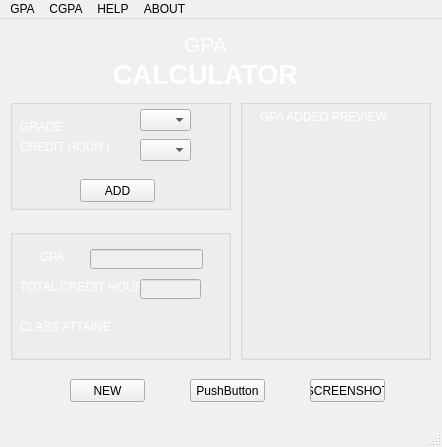
<?xml version="1.0" encoding="UTF-8"?>
<ui version="4.0">
 <class>GPA</class>
 <widget class="QMainWindow" name="GPA">
  <property name="geometry">
   <rect>
    <x>0</x>
    <y>0</y>
    <width>442</width>
    <height>447</height>
   </rect>
  </property>
  <property name="palette">
   <palette>
    <active>
     <colorrole role="WindowText">
      <brush brushstyle="SolidPattern">
       <color alpha="255">
        <red>255</red>
        <green>255</green>
        <blue>255</blue>
       </color>
      </brush>
     </colorrole>
     <colorrole role="Window">
      <brush brushstyle="SolidPattern">
       <color alpha="255">
        <red>56</red>
        <green>96</green>
        <blue>178</blue>
       </color>
      </brush>
     </colorrole>
    </active>
    <inactive>
     <colorrole role="WindowText">
      <brush brushstyle="SolidPattern">
       <color alpha="255">
        <red>255</red>
        <green>255</green>
        <blue>255</blue>
       </color>
      </brush>
     </colorrole>
     <colorrole role="Window">
      <brush brushstyle="SolidPattern">
       <color alpha="255">
        <red>240</red>
        <green>240</green>
        <blue>240</blue>
       </color>
      </brush>
     </colorrole>
    </inactive>
    <disabled>
     <colorrole role="WindowText">
      <brush brushstyle="SolidPattern">
       <color alpha="255">
        <red>120</red>
        <green>120</green>
        <blue>120</blue>
       </color>
      </brush>
     </colorrole>
     <colorrole role="Window">
      <brush brushstyle="SolidPattern">
       <color alpha="255">
        <red>240</red>
        <green>240</green>
        <blue>240</blue>
       </color>
      </brush>
     </colorrole>
    </disabled>
   </palette>
  </property>
  <property name="windowTitle">
   <string>MainWindow</string>
  </property>
  <property name="toolButtonStyle">
   <enum>Qt::ToolButtonIconOnly</enum>
  </property>
  <property name="documentMode">
   <bool>false</bool>
  </property>
  <property name="tabShape">
   <enum>QTabWidget::Rounded</enum>
  </property>
  <property name="dockNestingEnabled">
   <bool>false</bool>
  </property>
  <property name="dockOptions">
   <set>QMainWindow::AllowTabbedDocks|QMainWindow::AnimatedDocks</set>
  </property>
  <widget class="QWidget" name="centralwidget">
   <widget class="QGroupBox" name="groupBox">
    <property name="geometry">
     <rect>
      <x>10</x>
      <y>80</y>
      <width>221</width>
      <height>111</height>
     </rect>
    </property>
    <property name="title">
     <string/>
    </property>
    <widget class="QComboBox" name="comboBox">
     <property name="geometry">
      <rect>
       <x>130</x>
       <y>10</y>
       <width>51</width>
       <height>22</height>
      </rect>
     </property>
    </widget>
    <widget class="QComboBox" name="comboBox_2">
     <property name="geometry">
      <rect>
       <x>130</x>
       <y>40</y>
       <width>51</width>
       <height>22</height>
      </rect>
     </property>
    </widget>
    <widget class="QPushButton" name="pushButton">
     <property name="geometry">
      <rect>
       <x>70</x>
       <y>80</y>
       <width>75</width>
       <height>23</height>
      </rect>
     </property>
     <property name="text">
      <string>ADD</string>
     </property>
    </widget>
    <widget class="QLabel" name="label">
     <property name="geometry">
      <rect>
       <x>10</x>
       <y>20</y>
       <width>61</width>
       <height>16</height>
      </rect>
     </property>
     <property name="text">
      <string>GRADE</string>
     </property>
    </widget>
    <widget class="QLabel" name="label_2">
     <property name="geometry">
      <rect>
       <x>10</x>
       <y>40</y>
       <width>91</width>
       <height>16</height>
      </rect>
     </property>
     <property name="text">
      <string>CREDIT HOUR (S)</string>
     </property>
    </widget>
   </widget>
   <widget class="QGroupBox" name="groupBox_2">
    <property name="geometry">
     <rect>
      <x>240</x>
      <y>80</y>
      <width>191</width>
      <height>261</height>
     </rect>
    </property>
    <property name="title">
     <string/>
    </property>
    <widget class="QLabel" name="label_5">
     <property name="geometry">
      <rect>
       <x>20</x>
       <y>10</y>
       <width>161</width>
       <height>16</height>
      </rect>
     </property>
     <property name="text">
      <string>GPA ADDED PREVIEW</string>
     </property>
    </widget>
   </widget>
   <widget class="QGroupBox" name="groupBox_3">
    <property name="geometry">
     <rect>
      <x>10</x>
      <y>210</y>
      <width>221</width>
      <height>131</height>
     </rect>
    </property>
    <property name="title">
     <string/>
    </property>
    <widget class="QLabel" name="label_3">
     <property name="geometry">
      <rect>
       <x>30</x>
       <y>20</y>
       <width>61</width>
       <height>16</height>
      </rect>
     </property>
     <property name="text">
      <string>GPA:</string>
     </property>
    </widget>
    <widget class="QLabel" name="label_4">
     <property name="geometry">
      <rect>
       <x>10</x>
       <y>50</y>
       <width>121</width>
       <height>16</height>
      </rect>
     </property>
     <property name="text">
      <string>TOTAL CREDIT HOURS</string>
     </property>
    </widget>
    <widget class="QLineEdit" name="lineEdit">
     <property name="enabled">
      <bool>false</bool>
     </property>
     <property name="geometry">
      <rect>
       <x>80</x>
       <y>20</y>
       <width>113</width>
       <height>20</height>
      </rect>
     </property>
    </widget>
    <widget class="QLineEdit" name="lineEdit_2">
     <property name="enabled">
      <bool>false</bool>
     </property>
     <property name="geometry">
      <rect>
       <x>130</x>
       <y>50</y>
       <width>61</width>
       <height>20</height>
      </rect>
     </property>
    </widget>
    <widget class="QLabel" name="label_6">
     <property name="geometry">
      <rect>
       <x>10</x>
       <y>90</y>
       <width>91</width>
       <height>16</height>
      </rect>
     </property>
     <property name="text">
      <string>CLASS ATTAINED</string>
     </property>
    </widget>
   </widget>
   <widget class="QPushButton" name="pushButton_2">
    <property name="geometry">
     <rect>
      <x>70</x>
      <y>360</y>
      <width>75</width>
      <height>23</height>
     </rect>
    </property>
    <property name="text">
     <string>NEW</string>
    </property>
   </widget>
   <widget class="QPushButton" name="pushButton_3">
    <property name="geometry">
     <rect>
      <x>190</x>
      <y>360</y>
      <width>75</width>
      <height>23</height>
     </rect>
    </property>
    <property name="text">
     <string>PushButton</string>
    </property>
   </widget>
   <widget class="QPushButton" name="pushButton_4">
    <property name="geometry">
     <rect>
      <x>310</x>
      <y>360</y>
      <width>75</width>
      <height>23</height>
     </rect>
    </property>
    <property name="text">
     <string>SCREENSHOT</string>
    </property>
   </widget>
   <widget class="QLabel" name="lblTitle">
    <property name="geometry">
     <rect>
      <x>110</x>
      <y>10</y>
      <width>191</width>
      <height>31</height>
     </rect>
    </property>
    <property name="sizePolicy">
     <sizepolicy hsizetype="Preferred" vsizetype="Fixed">
      <horstretch>0</horstretch>
      <verstretch>0</verstretch>
     </sizepolicy>
    </property>
    <property name="palette">
     <palette>
      <active>
       <colorrole role="WindowText">
        <brush brushstyle="SolidPattern">
         <color alpha="255">
          <red>255</red>
          <green>255</green>
          <blue>255</blue>
         </color>
        </brush>
       </colorrole>
      </active>
      <inactive>
       <colorrole role="WindowText">
        <brush brushstyle="SolidPattern">
         <color alpha="255">
          <red>255</red>
          <green>255</green>
          <blue>255</blue>
         </color>
        </brush>
       </colorrole>
      </inactive>
      <disabled>
       <colorrole role="WindowText">
        <brush brushstyle="SolidPattern">
         <color alpha="255">
          <red>120</red>
          <green>120</green>
          <blue>120</blue>
         </color>
        </brush>
       </colorrole>
      </disabled>
     </palette>
    </property>
    <property name="font">
     <font>
      <family>MS Sans Serif</family>
      <pointsize>20</pointsize>
      <weight>75</weight>
      <bold>true</bold>
     </font>
    </property>
    <property name="layoutDirection">
     <enum>Qt::LeftToRight</enum>
    </property>
    <property name="inputMethodHints">
     <set>Qt::ImhNone</set>
    </property>
    <property name="text">
     <string>&lt;html&gt;&lt;head/&gt;&lt;body&gt;&lt;p&gt;&lt;span style=&quot; font-size:16pt; font-weight:400;&quot;&gt;GPA&lt;/span&gt;&lt;/p&gt;&lt;/body&gt;&lt;/html&gt;</string>
    </property>
    <property name="alignment">
     <set>Qt::AlignCenter</set>
    </property>
   </widget>
   <widget class="QLabel" name="lblTitle_2">
    <property name="geometry">
     <rect>
      <x>80</x>
      <y>40</y>
      <width>251</width>
      <height>31</height>
     </rect>
    </property>
    <property name="sizePolicy">
     <sizepolicy hsizetype="Preferred" vsizetype="Fixed">
      <horstretch>0</horstretch>
      <verstretch>0</verstretch>
     </sizepolicy>
    </property>
    <property name="palette">
     <palette>
      <active>
       <colorrole role="WindowText">
        <brush brushstyle="SolidPattern">
         <color alpha="255">
          <red>255</red>
          <green>255</green>
          <blue>255</blue>
         </color>
        </brush>
       </colorrole>
      </active>
      <inactive>
       <colorrole role="WindowText">
        <brush brushstyle="SolidPattern">
         <color alpha="255">
          <red>255</red>
          <green>255</green>
          <blue>255</blue>
         </color>
        </brush>
       </colorrole>
      </inactive>
      <disabled>
       <colorrole role="WindowText">
        <brush brushstyle="SolidPattern">
         <color alpha="255">
          <red>120</red>
          <green>120</green>
          <blue>120</blue>
         </color>
        </brush>
       </colorrole>
      </disabled>
     </palette>
    </property>
    <property name="font">
     <font>
      <family>MS Sans Serif</family>
      <pointsize>20</pointsize>
      <weight>75</weight>
      <bold>true</bold>
     </font>
    </property>
    <property name="layoutDirection">
     <enum>Qt::LeftToRight</enum>
    </property>
    <property name="inputMethodHints">
     <set>Qt::ImhNone</set>
    </property>
    <property name="text">
     <string>&lt;html&gt;&lt;head/&gt;&lt;body&gt;&lt;p&gt;CALCULATOR&lt;/p&gt;&lt;/body&gt;&lt;/html&gt;</string>
    </property>
    <property name="alignment">
     <set>Qt::AlignCenter</set>
    </property>
   </widget>
  </widget>
  <widget class="QMenuBar" name="menubar">
   <property name="geometry">
    <rect>
     <x>0</x>
     <y>0</y>
     <width>442</width>
     <height>21</height>
    </rect>
   </property>
   <widget class="QMenu" name="menuGPA">
    <property name="title">
     <string>GPA</string>
    </property>
   </widget>
   <widget class="QMenu" name="menuCGPA">
    <property name="title">
     <string>CGPA</string>
    </property>
   </widget>
   <widget class="QMenu" name="menuHELP">
    <property name="title">
     <string>HELP</string>
    </property>
   </widget>
   <widget class="QMenu" name="menuABOUT">
    <property name="title">
     <string>ABOUT</string>
    </property>
   </widget>
   <addaction name="menuGPA"/>
   <addaction name="menuCGPA"/>
   <addaction name="menuHELP"/>
   <addaction name="menuABOUT"/>
  </widget>
  <widget class="QStatusBar" name="statusbar"/>
 </widget>
 <resources/>
 <connections/>
</ui>
